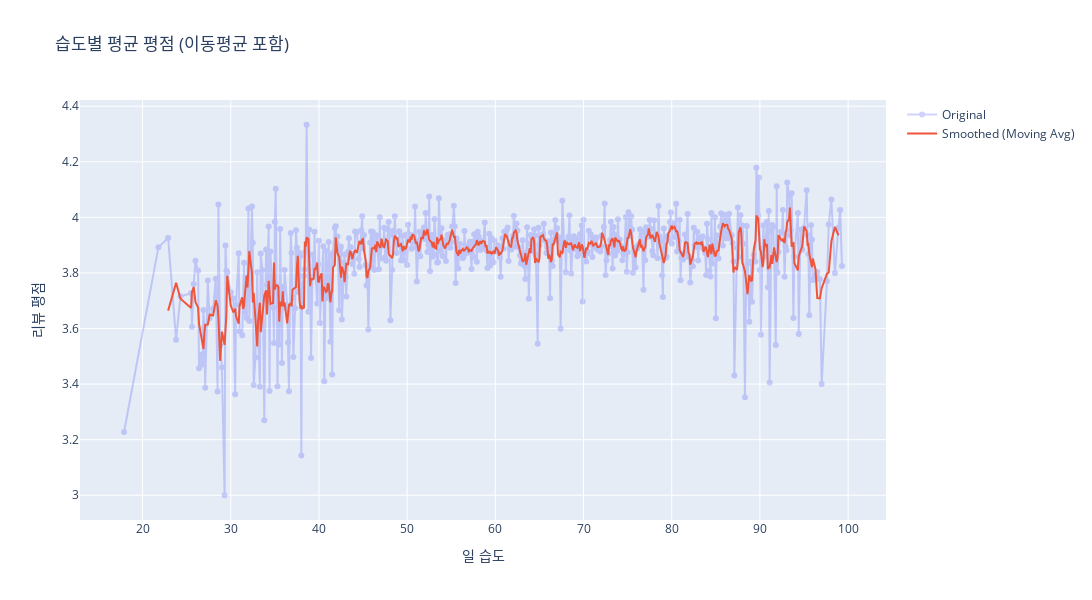

Notebook code for this chart:
### Markdown cell above
### 4. 평균 습도 별 리뷰 평균

### Code cell
daily_precip_grouped = df.groupby('avg_humidity')['reviewer_review_score'].agg(
    평균평점='mean',
    표준편차='std',
    중앙값='median',
    리뷰수='count'
)

daily_precip_grouped['smooth'] = daily_precip_grouped['평균평점'].rolling(window=5, center=True).mean()
daily_precip_grouped = daily_precip_grouped.reset_index()

fig = go.Figure()

fig.add_trace(go.Scatter(
    x=daily_precip_grouped['avg_humidity'],
    y=daily_precip_grouped['평균평점'],
    mode='lines+markers',
    name='Original',
    opacity=0.3,
    hovertemplate=
        '습도: %{x}<br>' +
        '평균평점: %{y:.2f}<br>' +
        '표준편차: %{customdata[0]:.2f}<br>' +
        '중앙값: %{customdata[1]:.2f}<br>' +
        '리뷰수: %{customdata[2]}<extra></extra>',
    customdata=daily_precip_grouped[['표준편차', '중앙값', '리뷰수']].values
))

fig.add_trace(go.Scatter(
    x=daily_precip_grouped['avg_humidity'],
    y=daily_precip_grouped['smooth'],
    mode='lines',
    name='Smoothed (Moving Avg)',
    line=dict(width=2)
))

fig.update_layout(
    title='습도별 평균 평점 (이동평균 포함)',
    xaxis_title='일 습도',
    yaxis_title='리뷰 평점',
    width=1200,
    height=600
)

fig.show()

### Figure 1 — Plotly figure (JSON) as saved in the notebook; plotly's stock layout.template omitted (floating-point values rounded to 4 significant figures; data arrays with more than 128 entries replaced by an {"elided": "..."} marker saying what was removed)
{"data": [{"customdata": {"elided": "546x3 float values"}, "hovertemplate": "습도: %{x}<br>평균평점: %{y:.2f}<br>표준편차: %{customdata[0]:.2f}<br>중앙값: %{customdata[1]:.2f}<br>리뷰수: %{customdata[2]}<extra></extra>", "mode": "lines+markers", "name": "Original", "opacity": 0.3, "type": "scatter", "x": {"elided": "546 float values"}, "y": {"elided": "546 float values"}}, {"line": {"width": 2}, "mode": "lines", "name": "Smoothed (Moving Avg)", "type": "scatter", "x": {"elided": "546 float values"}, "y": {"elided": "546 float values"}}], "layout": {"height": 600, "title": {"text": "습도별 평균 평점 (이동평균 포함)"}, "width": 1200, "xaxis": {"title": {"text": "일 습도"}}, "yaxis": {"title": {"text": "리뷰 평점"}}}}
